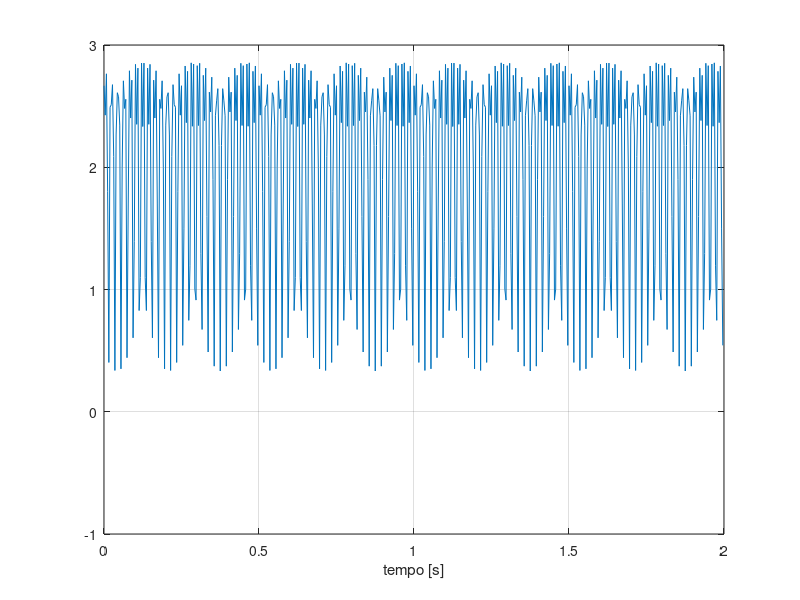

MATLAB code for this plot: (Note: this script raises an error after producing the figure.)
% Teste_FTeIFT.m  | Teste da função [FT_Estudo] com sinal senoidal
% Teste_FT.m
% function [R, I] = FT_Estudo(f_r, f_i);
% 
clc, clear, close all
f=50;       % Hz
A=1;       % volts
inicio=0;  % inicio do intervalo de amostragem em segundos
fim=2;     % fim intervalo de amostragem em segundos
n_samples=512; % numero de amostras no tempo
delta_t=(fim-inicio)/n_samples; % intervalo de amostragem em segundos
t = inicio : delta_t : fim-delta_t; % escala de tempo em segundos

fs=1/delta_t; % freq de amostragem em Hz
delta_f=fs/n_samples; % resolução do espectro
esc_freq=-fs/2 : delta_f : (fs/2-delta_f); % escala de freq

% Teste com uma função senoidal 
fdet=2 + A.*sin(2*pi*f*t) + A/1.5.*cos(2*pi*2*f*t); % funcao f(t)

% %Teste com um degral 
% fdet(1:n_samples)=0;
% fdet(t<0.5)=1;
% n=0:n_samples-1;
% fdet=fdet.*(-1).^n;

figure, plot(t, fdet); grid on;
xlabel('tempo [s]')
ylim([-1 3]);


R(1:size(fdet,2))=0; % vetor para a parte real do espectro
I(1:size(fdet,2))=0; % vetor para a parte imaginaria do espectro
f_r(1:size(fdet,2))=0; % vetor para a parte real do sinal
f_i(1:size(fdet,2))=0; % vetor para a parte imaginaria do sinal
f_r=fdet; % parte real é igual ao sinal

[R, I] = FT_Estudo(f_r, f_i);

R=fftshift(R);
I=fftshift(I);

modulo=sqrt(R.^2+I.^2)/n_samples;
figure, plot(esc_freq, modulo); grid on
xlabel('frequencia [Hz]')